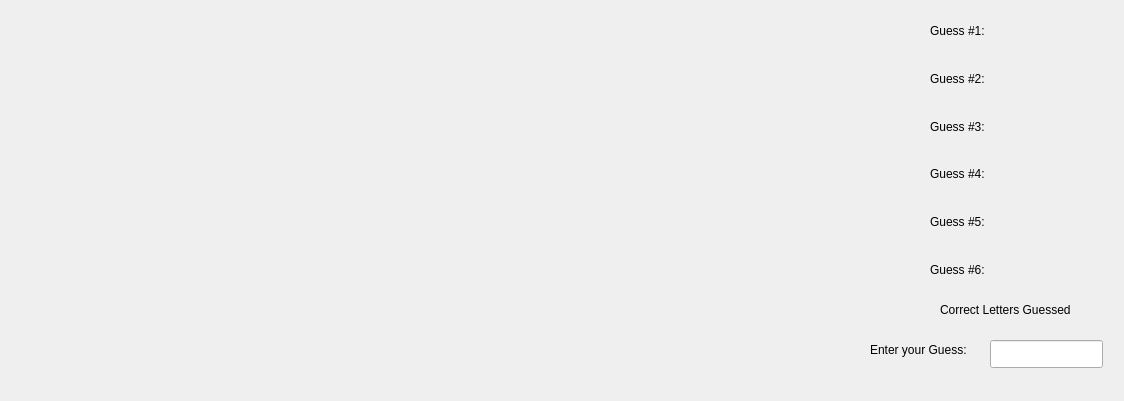
<?xml version="1.0" encoding="UTF-8"?>
<ui version="4.0">
 <class>wordle</class>
 <widget class="QWidget" name="wordle">
  <property name="geometry">
   <rect>
    <x>0</x>
    <y>0</y>
    <width>1124</width>
    <height>401</height>
   </rect>
  </property>
  <property name="windowTitle">
   <string>Form</string>
  </property>
  <widget class="QLineEdit" name="entryBox">
   <property name="geometry">
    <rect>
     <x>990</x>
     <y>340</y>
     <width>113</width>
     <height>28</height>
    </rect>
   </property>
  </widget>
  <widget class="QLabel" name="guessedBox">
   <property name="geometry">
    <rect>
     <x>990</x>
     <y>320</y>
     <width>63</width>
     <height>20</height>
    </rect>
   </property>
   <property name="text">
    <string/>
   </property>
  </widget>
  <widget class="QLabel" name="label">
   <property name="geometry">
    <rect>
     <x>870</x>
     <y>340</y>
     <width>121</width>
     <height>20</height>
    </rect>
   </property>
   <property name="text">
    <string>Enter your Guess:</string>
   </property>
  </widget>
  <widget class="QLabel" name="label_7">
   <property name="geometry">
    <rect>
     <x>940</x>
     <y>300</y>
     <width>161</width>
     <height>20</height>
    </rect>
   </property>
   <property name="text">
    <string>Correct Letters Guessed</string>
   </property>
  </widget>
  <widget class="QWidget" name="gridLayoutWidget">
   <property name="geometry">
    <rect>
     <x>930</x>
     <y>10</y>
     <width>161</width>
     <height>281</height>
    </rect>
   </property>
   <layout class="QGridLayout" name="gridLayout">
    <item row="0" column="1">
     <widget class="QLabel" name="label_1">
      <property name="text">
       <string/>
      </property>
     </widget>
    </item>
    <item row="3" column="1">
     <widget class="QLabel" name="label_4">
      <property name="text">
       <string/>
      </property>
     </widget>
    </item>
    <item row="4" column="1">
     <widget class="QLabel" name="label_5">
      <property name="text">
       <string/>
      </property>
     </widget>
    </item>
    <item row="1" column="1">
     <widget class="QLabel" name="label_2">
      <property name="text">
       <string/>
      </property>
     </widget>
    </item>
    <item row="2" column="1">
     <widget class="QLabel" name="label_3">
      <property name="text">
       <string/>
      </property>
     </widget>
    </item>
    <item row="5" column="1">
     <widget class="QLabel" name="label_6">
      <property name="text">
       <string/>
      </property>
     </widget>
    </item>
    <item row="0" column="0">
     <widget class="QLabel" name="label_8">
      <property name="text">
       <string>Guess #1:</string>
      </property>
     </widget>
    </item>
    <item row="1" column="0">
     <widget class="QLabel" name="label_9">
      <property name="text">
       <string>Guess #2:</string>
      </property>
     </widget>
    </item>
    <item row="2" column="0">
     <widget class="QLabel" name="label_10">
      <property name="text">
       <string>Guess #3:</string>
      </property>
     </widget>
    </item>
    <item row="3" column="0">
     <widget class="QLabel" name="label_11">
      <property name="text">
       <string>Guess #4:</string>
      </property>
     </widget>
    </item>
    <item row="4" column="0">
     <widget class="QLabel" name="label_12">
      <property name="text">
       <string>Guess #5:</string>
      </property>
     </widget>
    </item>
    <item row="5" column="0">
     <widget class="QLabel" name="label_13">
      <property name="text">
       <string>Guess #6:</string>
      </property>
     </widget>
    </item>
   </layout>
  </widget>
 </widget>
 <resources/>
 <connections/>
</ui>
